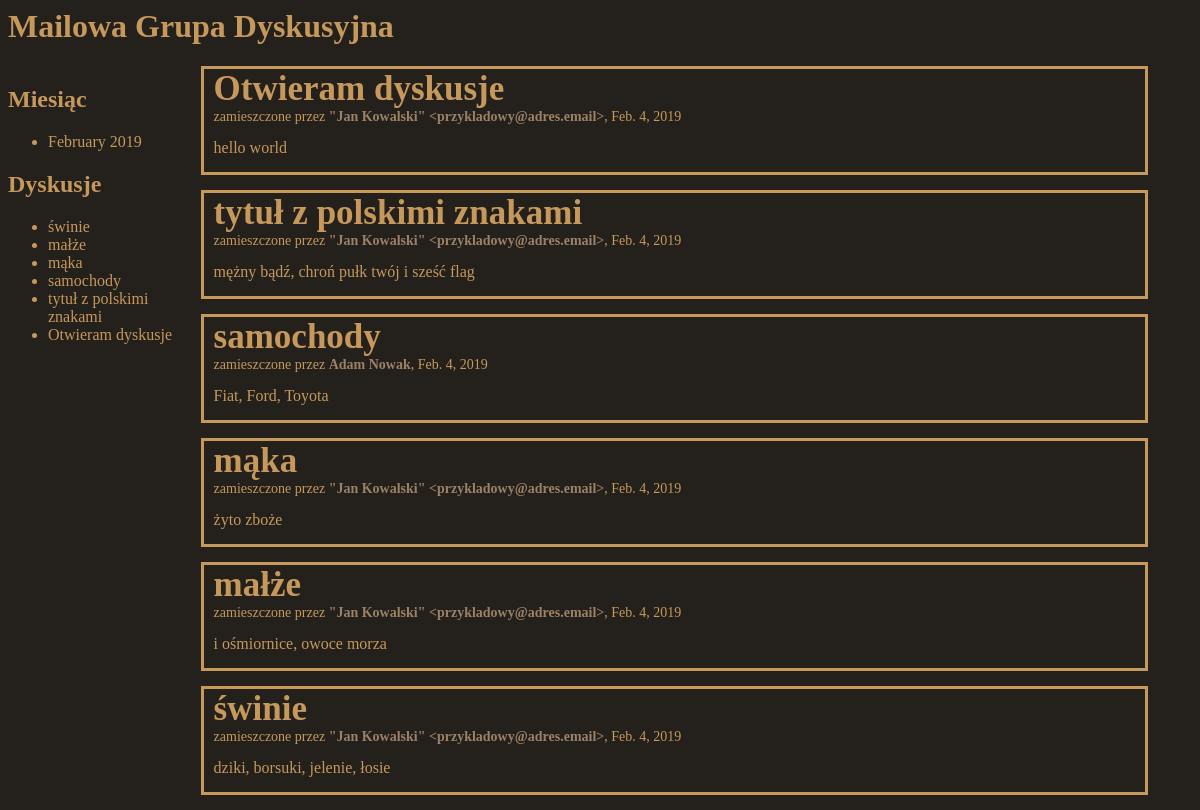
The page / on the database its author committed.
### blog/models.py (models this page shows, shortened)
class Category(models.Model):
    title = models.CharField(max_length=100, db_index=True)
    @permalink
    def get_absolute_url(self):
        return ('view_blog_category', None, { 'id': self.id })

class Blog(models.Model):
	author = models.CharField(max_length=100, default="Anonymous")
	title = models.CharField(max_length=200)
	body = models.TextField()
	posted = models.DateField(db_index=True, auto_now_add=True)
	category = models.ForeignKey('blog.Category')
	@permalink
	def get_absolute_url(self):
		return ('view_blog_post', None, { 'id': self.id })

### blog/views.py (the view)
# urls.py: url(r'^$', views.index),
def index(request):
    return render_to_response('index.html', {
        'categories': Category.objects.all(),
        'posts': Blog.objects.all(),
		'last10': Blog.objects.all().order_by('-id')[:10]
    })

### blog/templates/index.html
{% extends 'base.html' %}
{% block title %}Mailowa Grupa Dyskusyjna{% endblock %}
{% block content %}
<div class="contentBox">
	<div class="leftPanel">
		<h2>Miesiąc</h2>
		{% if categories %}
			<ul>
			{% for category in categories %}
				<li><a href="{{ category.get_absolute_url }}">{{ category.title }}</a></li>
			{% endfor %}
			</ul>
		{% else %}
			<p>Brak wiadomości.</p>
		{% endif %}
		<h2>Dyskusje</h2>
		{% if posts %}
			<ul>
			{% for post in posts %}
				<li><a href="{{ post.get_absolute_url }}">{{ post.title }}</a></li>
			{% endfor %}
			</ul>
		{% else %}
			<p>Brak wiadomości.</p>
		{% endif %}
	</div>
	<div class="postsMainBox">
		{% if last10 %}
			{% for topic in last10 %}
			<div class="postBox">
				<div class="postBoxInner">
					<a href="{{ topic.get_absolute_url }}"><h1 class="postHeader">{{ topic.title }}</h1></a>
					<p class="postAuthor">zamieszczone przez <font class="postAuthorName">{{ topic.author }}</font>, {{ topic.posted }} </p>
					{{ topic.body }}
				</div>
			</div>
			{% endfor %}
		{% else %}
			<p>Brak wiadomości.</p>
		{% endif %}
	</div>
</div>
{% endblock %}

### blog/templates/base.html (shortened to what this page needs)
<html>
    <head>
		{% load static %}
		<link rel="stylesheet" type="text/css" href="{% static 'style.css' %}" />
    </head>
    <body>
        <h1>{% block title %}Projekt PWP{% endblock %}</h1>
        {% block content %}
        {% endblock %}
    </body>
</html>

### blog/static/style.css (style rules this page uses)
a { text-decoration: none; }
a:link { color: #c6985c; }
body { background-color: #24211c; color: #c6985c; }
h1 { color: #c6985c; }
h2 { color: #c6985c; }
.leftPanel { float: left; width: 15%; word-wrap: break-word; }
.postsMainBox { float: left; width: 80%; word-wrap: break-word; margin-left: 15px; }
.postBox { margin-top: 0px; margin-bottom: 15px; border-style: solid; }
.postBoxInner { margin-bottom: 15px; margin-left: 10px; }
.postHeader { color: #c6985c; margin-top: 0em; margin-bottom: 0em; font-size: 35; }
.postAuthor { margin-top: 0em; font-size:14; }
.postAuthorName { color: #9b8165; font-weight: bold; }

### rows shown on the page
Category: title "February 2019"
Blog: title "świnie", author "\"Jan Kowalski\" <przykladowy@adres.email>", posted "Feb. 4, 2019", body "dziki, borsuki, jelenie, łosie"
Blog: title "małże", author "\"Jan Kowalski\" <przykladowy@adres.email>", posted "Feb. 4, 2019", body "i ośmiornice, owoce morza"
Blog: title "mąka", author "\"Jan Kowalski\" <przykladowy@adres.email>", posted "Feb. 4, 2019", body "żyto zboże"
Blog: title "samochody", author "Adam Nowak", posted "Feb. 4, 2019", body "Fiat, Ford, Toyota"
Blog: title "tytuł z polskimi znakami", author "\"Jan Kowalski\" <przykladowy@adres.email>", posted "Feb. 4, 2019", body "mężny bądź, chroń pułk twój i sześć flag"
Blog: title "Otwieram dyskusje", author "\"Jan Kowalski\" <przykladowy@adres.email>", posted "Feb. 4, 2019", body "hello world"
